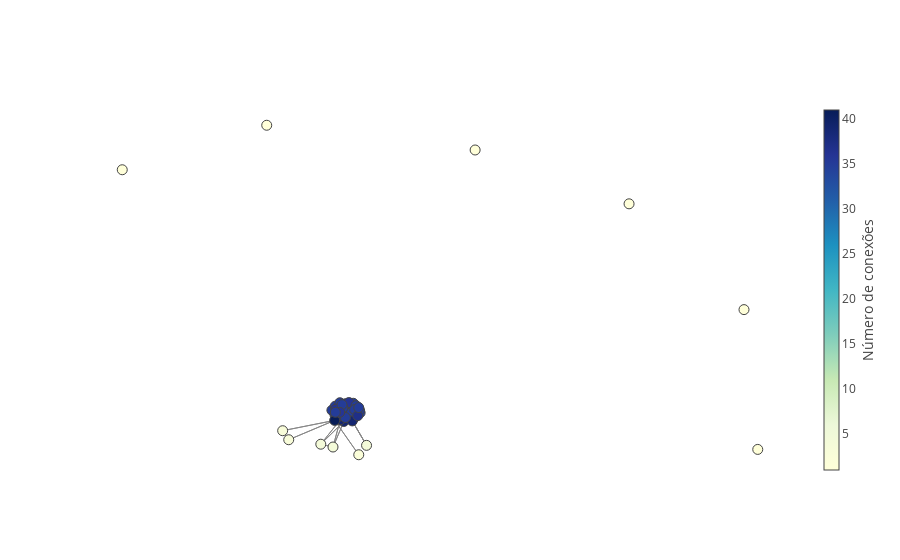

Notebook code cell kept with this figure:
### Code cell
result = informations_by_id(55)

### Figure 1 — Plotly figure (JSON) as saved in the notebook; plotly's stock layout.template omitted (floating-point values rounded to 4 significant figures; data arrays with more than 128 entries replaced by an {"elided": "..."} marker saying what was removed)
{"data": [{"line": {"color": "#888", "width": 1}, "mode": "lines", "text": [], "type": "scatter", "uid": "39b59a", "x": {"elided": "3849 float values"}, "y": {"elided": "3849 float values"}}, {"hoverinfo": "text", "marker": {"cauto": true, "cmax": 41, "cmin": 1, "color": [35, 39, 1, 35, 39, 35, 37, 35, 35, 35, 35, 35, 35, 35, 2, 37, 35, 4, 37, 3, 3, 1, 35, 1, 1, 41, 35, 35, 38, 35, 36, 35, 35, 4, 39, 35, 35, 36, 35, 37, 1, 4, 35, 35, 36, 1, 35], "colorbar": {"thickness": 15, "title": "Número de conexões", "titleside": "right", "xanchor": "left"}, "colorscale": "YlGnBu", "line": {"width": 1}, "reversescale": true, "showscale": true, "size": 10}, "mode": "markers", "text": ["COVATTI FILHO<br># de conexões: 35.0", "JOÃO CAMPOS<br># de conexões: 39.0", "GILBERTO NASCIMENTO<br># de conexões: 1.0", "ALCEU MOREIRA<br># de conexões: 35.0", "MARCOS ROGÉRIO<br># de conexões: 39.0", "DÉCIO LIMA<br># de conexões: 35.0", "JANDIRA FEGHALI<br># de conexões: 37.0", "TADEU ALENCAR<br># de conexões: 35.0", "RODRIGO MAIA<br># de conexões: 35.0", "LEONARDO PICCIANI<br># de conexões: 35.0", "EDMILSON RODRIGUES<br># de conexões: 35.0", "CAPITÃO AUGUSTO<br># de conexões: 35.0", "BACELAR<br># de conexões: 35.0", "EDUARDO CUNHA<br># de conexões: 35.0", "FLÁVIA MORAIS<br># de conexões: 2.0", "ERIKA KOKAY<br># de conexões: 37.0", "PADRE JOÃO<br># de conexões: 35.0", "DIEGO GARCIA<br># de conexões: 4.0", "PASTOR EURICO<br># de conexões: 37.0", "GORETE PEREIRA<br># de conexões: 3.0", "DÂMINA PEREIRA<br># de conexões: 3.0", "TAKAYAMA<br># de conexões: 1.0", "BRUNO COVAS<br># de conexões: 35.0", "RÔMULO GOUVEIA<br># de conexões: 1.0", "DARCÍSIO PERONDI<br># de conexões: 1.0", "FLAVINHO<br># de conexões: 41.0", "DR. JOÃO<br># de conexões: 35.0", "REGINALDO LOPES<br># de conexões: 35.0", "RUBENS PEREIRA JÚNIOR<br># de conexões: 38.0", "CHICO ALENCAR<br># de conexões: 35.0", "RODRIGO PACHECO<br># de conexões: 36.0", "CRISTIANE BRASIL<br># de conexões: 35.0", "LUIZ COUTO<br># de conexões: 35.0", "SÓSTENES CAVALCANTE<br># de conexões: 4.0", "GIVALDO CARIMBÃO<br># de conexões: 39.0", "ARNALDO FARIA DE SÁ<br># de conexões: 35.0", "MARIA DO ROSÁRIO<br># de conexões: 35.0", "RONALDO FONSECA<br># de conexões: 36.0", "IVAN VALENTE<br># de conexões: 35.0", "LUCIANO DUCCI<br># de conexões: 37.0", "MOEMA GRAMACHO<br># de conexões: 1.0", "GLAUBER BRAGA<br># de conexões: 4.0", "ESPERIDIÃO AMIN<br># de conexões: 35.0", "PEDRO UCZAI<br># de conexões: 35.0", "PR. MARCO FELICIANO<br># de conexões: 36.0", "ANDERSON FERREIRA<br># de conexões: 1.0", "EVANDRO GUSSI<br># de conexões: 35.0"], "type": "scatter", "uid": "767a06", "x": [-0.07581, -0.04672, 0.9228, -0.04669, -0.05541, -0.06779, -0.05725, -0.06824, -0.0206, -0.02395, -0.03815, -0.04249, -0.007354, -0.03418, -0.0107, -0.02796, -0.05928, -0.07312, -0.04719, -0.1951, -0.1804, -0.5838, -0.05651, 0.2713, -0.2337, -0.06912, -0.01763, -0.03163, -0.03495, -0.02866, -0.0345, -0.008829, -0.01737, 0.008217, -0.02641, -0.04916, -0.02068, -0.06634, -0.05128, -0.01314, 0.9562, -0.1027, -0.04307, -0.0108, -0.05675, 0.6443, -0.0674], "y": [-0.06461, -0.1066, 0.3113, -0.07968, -0.1004, -0.04955, -0.08617, -0.08217, -0.09132, -0.03862, -0.05219, -0.04012, -0.07405, -0.06387, -0.2309, -0.05048, -0.05207, -0.202, -0.06678, -0.1411, -0.1749, 0.8338, -0.03663, 0.9076, 1, -0.1026, -0.0774, -0.09147, -0.08165, -0.07288, -0.03603, -0.06438, -0.04751, -0.1958, -0.1045, -0.05556, -0.06211, -0.06059, -0.04367, -0.08494, -0.211, -0.1915, -0.09198, -0.05462, -0.07234, 0.7065, -0.07241]}], "layout": {"autosize": true, "hovermode": "closest", "showlegend": false, "titlefont": {"size": 16}, "xaxis": {"autorange": true, "range": [-0.6867, 1.059], "showgrid": false, "showticklabels": false, "type": "linear", "zeroline": false}, "yaxis": {"autorange": true, "range": [-0.3364, 1.105], "showgrid": false, "showticklabels": false, "type": "linear", "zeroline": false}}}
